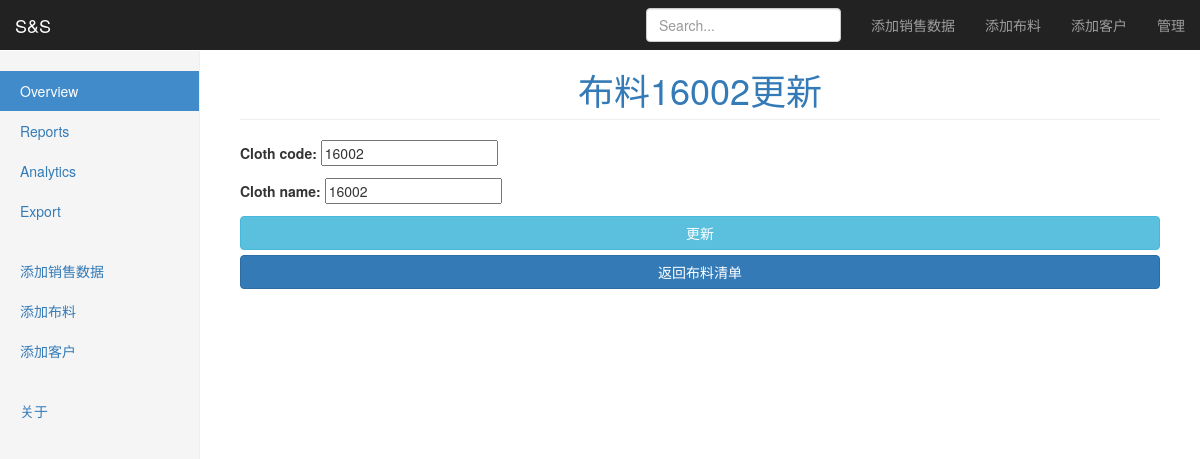
Before: /cloth/update/12 with the older database file.
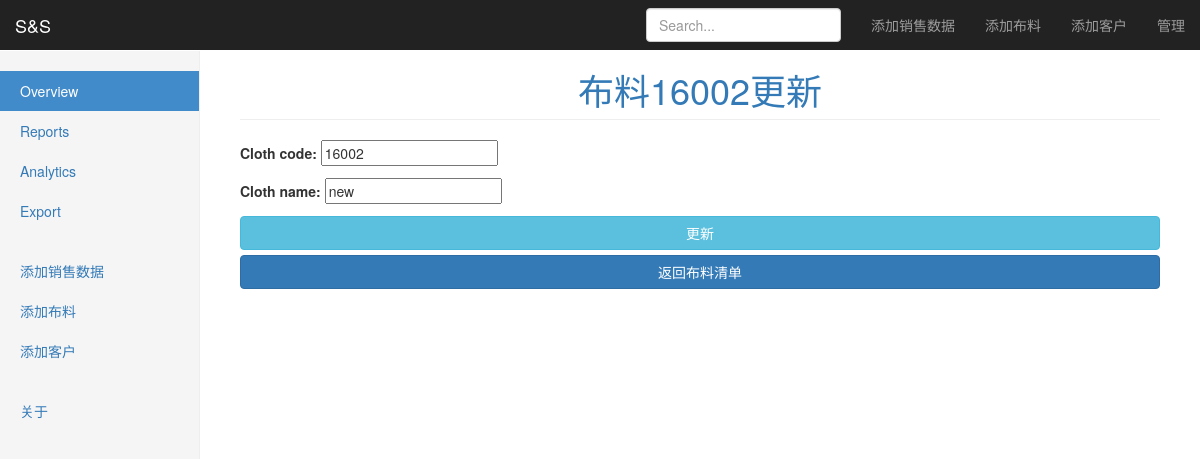
After: the same page with the newer database file.
### record/models.py (models this page shows, shortened)
class Cloth(models.Model):
    cloth_code = models.CharField(max_length=20)
    cloth_name = models.CharField(max_length=20)
    used_for = models.CharField(max_length=100, blank=True, null=True)
    category = models.ForeignKey(CategoryOfCloth, on_delete=models.SET_NULL, blank=True, null=True)
    texture = models.ForeignKey(TextureOfCloth, on_delete=models.SET_NULL, blank=True, null=True)
    material = models.ForeignKey(MaterialOfCloth, on_delete=models.SET_NULL, blank=True, null=True)
    breadth = models.IntegerField(blank=True, null=True)
    grams_per_m2 = models.IntegerField(blank=True, null=True)
    description = models.TextField(max_length=1000, blank=True, null=True)
    added_time = models.DateTimeField(auto_now_add=True)
    timestamp = models.DateTimeField(auto_now=True)

### record/views.py (the view)
# urls.py: url(r'^cloth/update/(?P<pk>[0-9]+)', ClothUpdateView.as_view(), name='cloth_update'),
class ClothUpdateView(UpdateView):
    template_name = 'record/cloth_update.html'
    model = Cloth
    fields = ['cloth_code', 'cloth_name']
    success_url = reverse_lazy('record:cloth_list')

### record/templates/record/cloth_update.html (shortened to what this page needs)
{% extends "base.html" %}
{% block content %}
  <h1 class="page-header" align="center"><span class="text-primary">布料{{ cloth.cloth_code }}更新</span></h1>
  <form action="" method="post">
    {{ form.as_p }}
    <input class="btn btn-info btn-block" type="submit" value="更新"/>
    <a href="{% url 'record:cloth_list' %}" class="btn btn-primary btn-block">返回布料清单</a>
  </form>
{% endblock %}

Changed rows visible on the page:
changed Cloth: cloth_name "16002" → "new"
